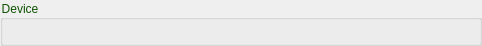
<?xml version="1.0" encoding="UTF-8"?>
<ui version="4.0">
 <class>LDC_Info</class>
 <widget class="QGroupBox" name="LDC_Info">
  <property name="geometry">
   <rect>
    <x>0</x>
    <y>0</y>
    <width>482</width>
    <height>46</height>
   </rect>
  </property>
  <property name="windowTitle">
   <string>LDC_Info</string>
  </property>
  <property name="styleSheet">
   <string>color: rgb(15, 82, 2);</string>
  </property>
  <property name="title">
   <string>Device</string>
  </property>
  <property name="checkable">
   <bool>false</bool>
  </property>
  <layout class="QVBoxLayout" name="verticalLayout">
   <property name="bottomMargin">
    <number>9</number>
   </property>
   <item>
    <widget class="QFrame" name="frame">
     <property name="styleSheet">
      <string>color: rgb(57, 93, 118);</string>
     </property>
     <property name="frameShape">
      <enum>QFrame::NoFrame</enum>
     </property>
     <property name="frameShadow">
      <enum>QFrame::Raised</enum>
     </property>
    </widget>
   </item>
  </layout>
 </widget>
 <resources>
  <include location="../resources/ldc_resources.qrc"/>
 </resources>
 <connections/>
</ui>
